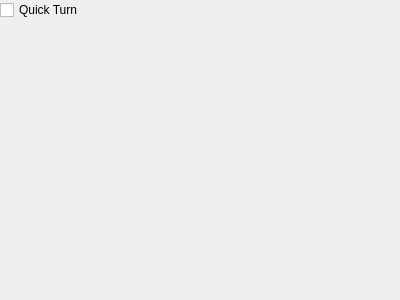
<?xml version="1.0" encoding="UTF-8"?>
<ui version="4.0">
 <class>SettingsUI</class>
 <widget class="QWidget" name="SettingsUI">
  <property name="geometry">
   <rect>
    <x>0</x>
    <y>0</y>
    <width>400</width>
    <height>300</height>
   </rect>
  </property>
  <property name="windowTitle">
   <string>Form</string>
  </property>
  <layout class="QFormLayout" name="formLayout">
   <property name="horizontalSpacing">
    <number>0</number>
   </property>
   <property name="verticalSpacing">
    <number>0</number>
   </property>
   <property name="leftMargin">
    <number>0</number>
   </property>
   <property name="topMargin">
    <number>0</number>
   </property>
   <property name="rightMargin">
    <number>0</number>
   </property>
   <property name="bottomMargin">
    <number>0</number>
   </property>
   <item row="0" column="0">
    <widget class="QCheckBox" name="quickTurn">
     <property name="text">
      <string>Quick Turn</string>
     </property>
    </widget>
   </item>
  </layout>
 </widget>
 <resources/>
 <connections/>
</ui>
